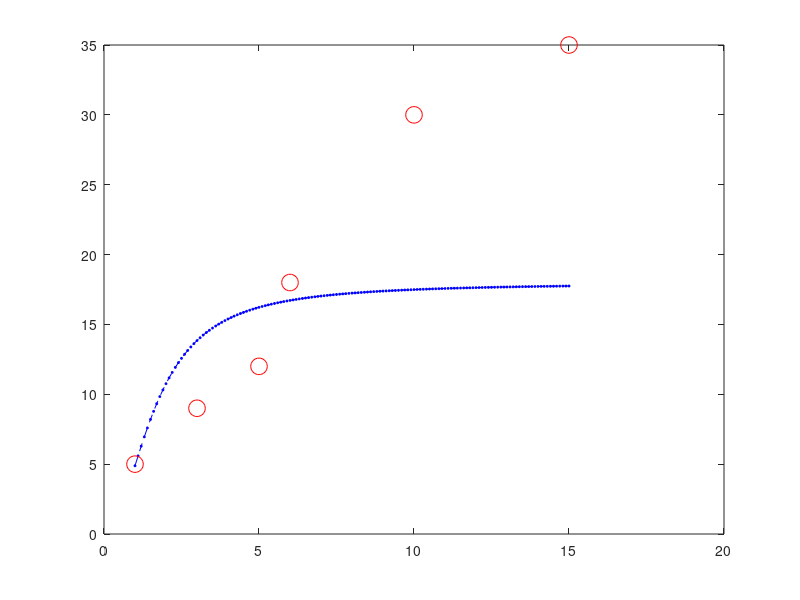

Write MATLAB code to recreate this figure.
x = [1,3,5,6,10,15];
y = [5,9,12,18,30,35];

res = fopen('midterm_6_result.txt','a');

lenx = length(x);
leny = length(y);

for i = 1:lenx
    invxsquare(i) = (1/x(i))^2;
end

for i = 1:leny 
    invy(i) = 1/y(i);
end

Sx = sum(invxsquare);
Sy = sum(invy);
Sxy = sum(invxsquare.*invy);
Sxx = sum(invxsquare.^2);

a1 = (lenx*Sxy - Sx*Sy)/(lenx*Sxx - Sx^2);
a0 = (Sxx*Sy - Sxy*Sx)/(lenx*Sxx - Sx^2);

m = 1/a0;
b = a1*m;
fprintf("b is %f    m is %f\r\n",b,m);
fprintf(res, "b is %f    m is %f\r\n",b,m);

fclose(res);

fun = @(x) (m*(x^2))/(b+(x^2));
xtest= 1:0.1:15;

for i = 1:length(xtest)
    ytest(i) = fun(xtest(i));
end

plot(xtest,ytest,'--b*','markersize',2)
hold on 
plot(x,y,'ro','markersize',12)
hold off








